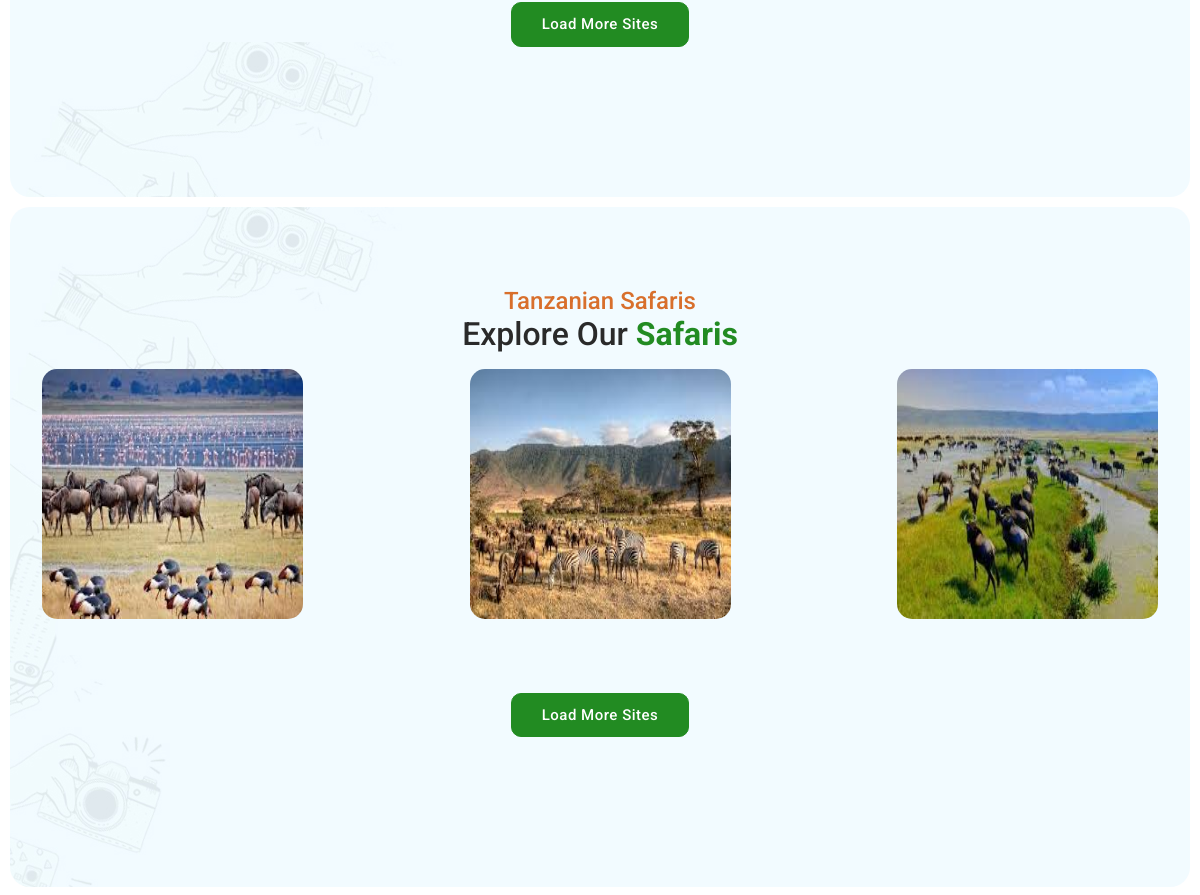
The app's page /explore_us (middle part), older data.
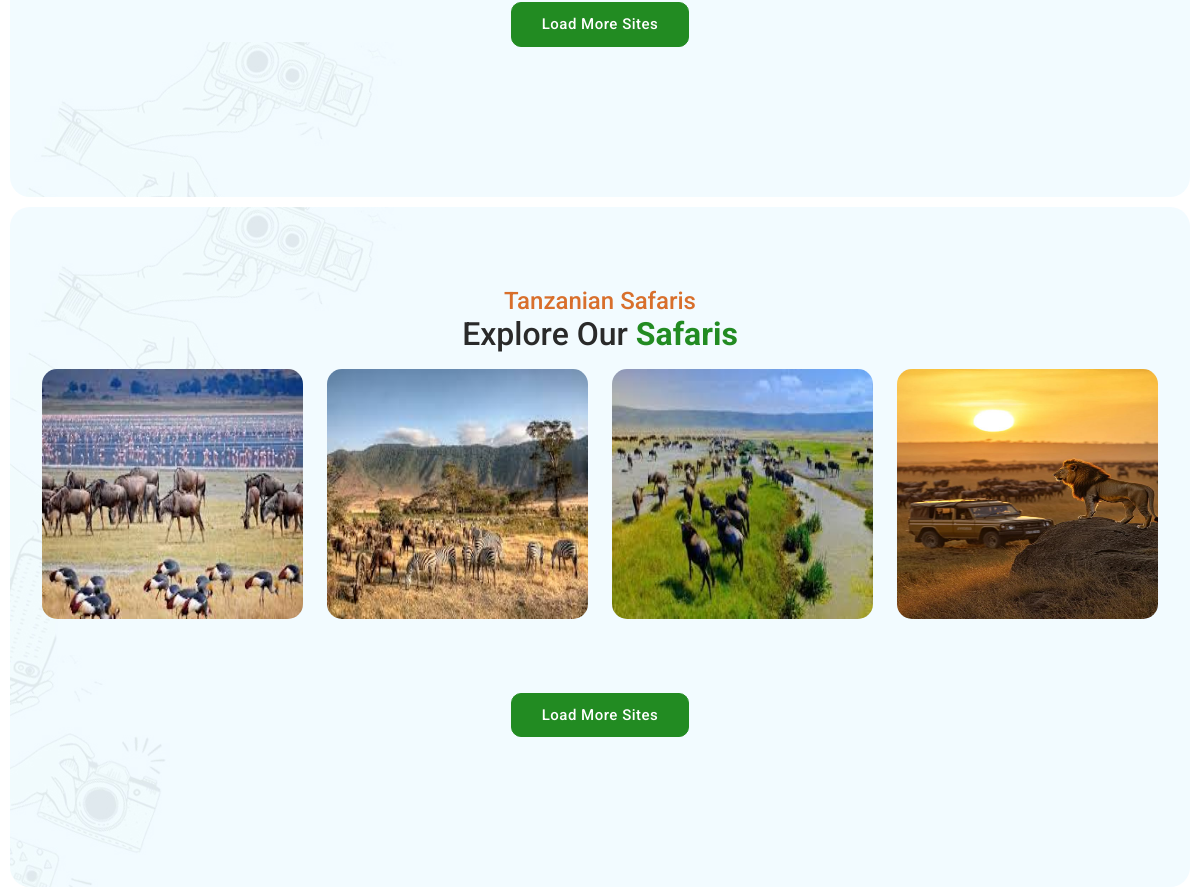
The same page, newer data.
### tour/models.py (models this page shows, shortened)
class TanzaniaSite(models.Model):
    name = models.CharField(max_length=200)
    description = models.TextField(default="No description available")
    place=models.CharField(max_length=200)
    image = models.ImageField()
    details=models.TextField(default="No details available")

### tour/views.py (the view)
# urls.py: path('explore_us', categories, name='categories'),
@csrf_exempt
def categories(request):
    tourism_sites = TourismSite.objects.all()
    tourism_sites1 = TanzaniaSite.objects.all()
    tourism_sites2 = UgandaSite.objects.all()
    return render(request, 'categories.html', {'tourism_sites': tourism_sites, 'tourism_sites1': tourism_sites1, 'tourism_sites2': tourism_sites2})

### tour/templates/categories.html (shortened to what this page needs)
{% extends "base.html" %}
{% load static %}
{% block content %}
  <section class="portfolio" id="portfolio">
    <div class="container">
        <div class="text-center section-heading">
          <div class="main-button">
            <a id="load-more"style="color: white;">Load More Sites</a>
          </div>
        </div>
    </div>
</section>
  <section class="portfolio" id="tzportfolio">
    <div class="container">
      <div class="row">
        <div class="col-lg-12">
          <div class="text-center header-text" style="margin-bottom: 15px;">
              <h4 style="color: #D86F2C;">Tanzanian Safaris</h4>
              <h2>Explore Our <b style="color: #228b22;">Safaris</b></h2>
          </div>
      </div>
      </div>
      <div class="row d-flex flex-wrap justify-content-between">
        {% for site in tourism_sites1 %}
        <div class="col-lg-3 col-md-4 col-sm-6 mb-4 {% if forloop.counter > 8 %}hidden{% endif %}">
          <div class="thumb" id="thumb-card">
            <img src="{{ site.image.url }}" alt="{{ site.name }}" class="img-fluid">
          </div>
        </div>
        {% endfor %}
      </div>
      <div class="text-center section-heading">
        <div class="main-button">
          <a id="load-more" style="color: white;">Load More Sites</a>
        </div>
      </div>
    </div>
  </section>
{% endblock %}

Row changes from the older to the newer data that the page shows:
added TanzaniaSite: image (picture)
